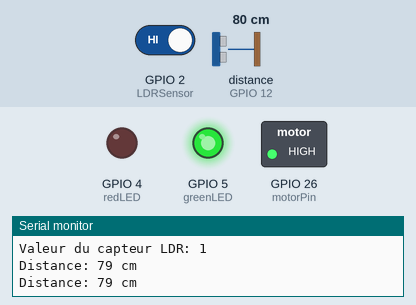
A sketch run on a simulated ESP32. Parts: switched loads named in the sketch (green lamp = pin HIGH), output pins drawn as LEDs (lit = HIGH), the last lines printed to the serial monitor. Wiring (inferred from the names in the program): ultrasonic range finder: trigger GPIO 14; echo GPIO 12. Inputs (shaded band) come from the test bench; at power-on: distance to the obstacle (sensor on GPIO 12) 80 cm, GPIO 2 (LDRSensor) HIGH. The echo pulse lasts 58.3 µs per cm; pins used as bus, display or sensor lines are not drawn.

Above: at 1.2 s.
1.3 s: distance to the obstacle (sensor on GPIO 12) set to 158 cm
2.8 s: distance to the obstacle (sensor on GPIO 12) set to 166 cm
At 3.3 s:
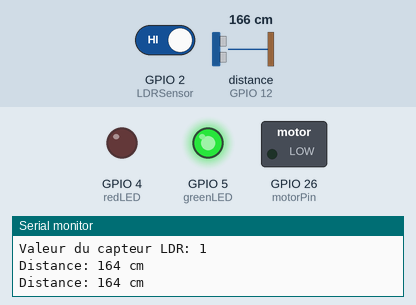
4.4 s: GPIO 2 (LDRSensor) driven LOW
At 5.3 s:
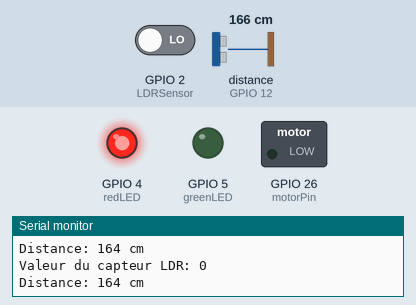
6.2 s: distance to the obstacle (sensor on GPIO 12) set to 2 cm
At 6.8 s:
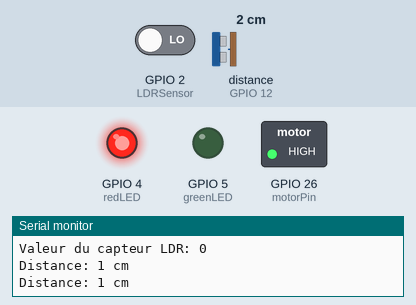
7.7 s: distance to the obstacle (sensor on GPIO 12) set to 250 cm
At 8.9 s:
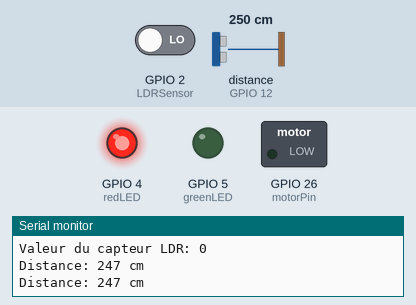
9.4 s: distance to the obstacle (sensor on GPIO 12) set to 4 cm
At 10.5 s:
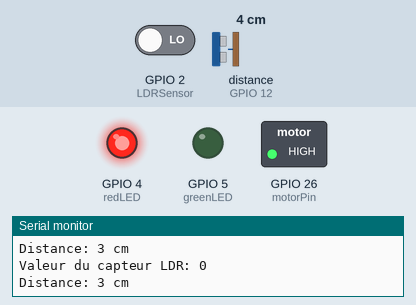
Timing chart, 0 to 12.1 s (numbered marks = the images above; inputs shaded):
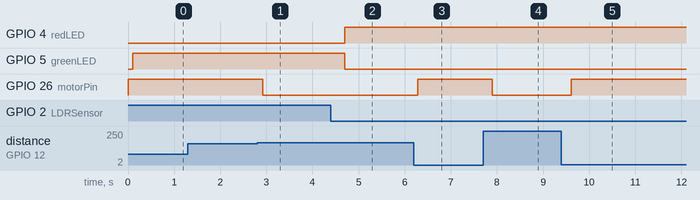

Measured:
- the behaviour switches between 161 and 162 cm on distance to the obstacle (sensor on GPIO 12) (found by bisection; images 0 and 1)
- after the input at 2.8 s, GPIO 26 (motorPin): HIGH → LOW after 0.12 s
- after the input at 4.4 s, GPIO 4 (redLED): LOW → HIGH after 0.30 s; GPIO 5 (greenLED): HIGH → LOW after 0.30 s
- after the input at 6.2 s, GPIO 26 (motorPin): LOW → HIGH after 0.08 s
- after the input at 7.7 s, GPIO 26 (motorPin): HIGH → LOW after 0.20 s
- after the input at 9.4 s, GPIO 26 (motorPin): LOW → HIGH after 0.21 s

The sketch:

final.ino
```cpp
#include <Wire.h>
#define echoPin 12
#define trigPin 14

int LDRSensor = 2;  // LDR sensor is connected to pin 2  (tiny light-sensing devices)
int motorPin = 26; //motor vibration is connected to pin 26

// Déclaration des broches pour les LED verte et rouge
int greenLED = 5; // LED verte
int redLED = 4;   // LED rouge
long duration, distance;
void setup(){
  // Définir le débit en bauds pour la communication série
  Serial.begin (9600);


 // Initialiser le capteur (broche 2) en tant qu'ENTRÉE.
  pinMode(LDRSensor, INPUT);

  // Déclarer motor vibration as output
  pinMode(motorPin, OUTPUT);

  // Initialiser les broches des LED en tant que SORTIEs
  pinMode(greenLED, OUTPUT);
  pinMode(redLED, OUTPUT);

  // Éteindre les deux LED au démarrage
  digitalWrite(greenLED, LOW);
  digitalWrite(redLED, LOW);

   // Initialiser le capteur ultrason
  pinMode(trigPin, OUTPUT);
  pinMode(echoPin, INPUT);
}
  void loop() {
  // Lire la valeur de sortie numérique du capteur LDR
  int sensorData = digitalRead(LDRSensor);

  // Afficher la valeur du capteur LDR sur le moniteur série
  Serial.print("Valeur du capteur LDR: ");
  Serial.println(sensorData);

  // Lire la distance mesurée par le capteur à ultrasons
  int distance = getDistance();

  // Afficher la distance sur le moniteur série
  Serial.print("Distance: ");
  Serial.print(distance);
  Serial.println(" cm");
  // la marge de sécurité
  if (distance < 160)
  {

    digitalWrite(motorPin, HIGH); // Alerte

  }
  else
  {
   digitalWrite(motorPin, LOW); // safe
  }

  // Délai pour observer les changements des LED
  delay(100);
   // Lire la distance mesurée par le capteur à ultrasons

  // Afficher la distance sur le moniteur série
  Serial.print("Distance: ");
  Serial.print(distance);
  Serial.println(" cm");

  // Logique de détection lumière et obscurité
  if (sensorData == LOW)
  {
    // C'est le jour
    digitalWrite(redLED, HIGH); // Allumer la LED rouge
    digitalWrite(greenLED, LOW);    // Éteindre la LED verte
  }
  else
  {
    // C'est la nuit
    digitalWrite(redLED, LOW);   // Éteindre la LED rouge
    digitalWrite(greenLED, HIGH);    // Allumer la LED verte
  }

  // Délai pour observer les changements des LED
  delay(100);

}

  int getDistance() {
  // Envoi d'une impulsion de 10 µs sur la broche de déclenchement
  digitalWrite(trigPin, LOW);
  delayMicroseconds(2);
  digitalWrite(trigPin, HIGH);
  delayMicroseconds(10);
  digitalWrite(trigPin, LOW);

  // Mesure du temps nécessaire pour que le signal arrive
  long duration = pulseIn(echoPin, HIGH);

  // Conversion de la durée en distance (en cm)
  int distance = duration * 0.034 / 2;

  return distance;}

  
```
